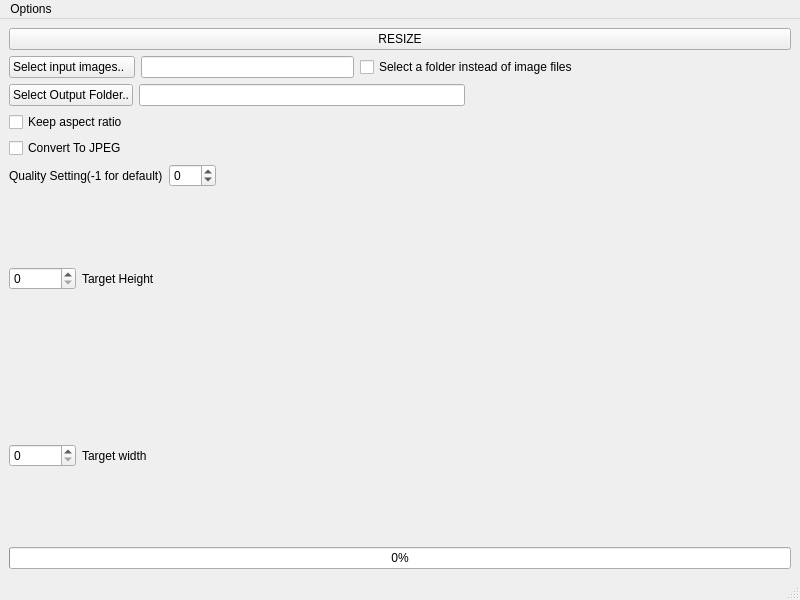
<?xml version="1.0" encoding="UTF-8"?>
<ui version="4.0">
 <class>MainWindow</class>
 <widget class="QMainWindow" name="MainWindow">
  <property name="geometry">
   <rect>
    <x>0</x>
    <y>0</y>
    <width>800</width>
    <height>600</height>
   </rect>
  </property>
  <property name="windowTitle">
   <string>QResizer, by George</string>
  </property>
  <widget class="QWidget" name="centralwidget">
   <layout class="QVBoxLayout" name="verticalLayout_2">
    <item>
     <layout class="QVBoxLayout" name="verticalLayout">
      <item>
       <layout class="QHBoxLayout" name="horizontalLayout_6">
        <item>
         <widget class="QPushButton" name="pushButton_Resize">
          <property name="text">
           <string>RESIZE</string>
          </property>
         </widget>
        </item>
       </layout>
      </item>
      <item>
       <layout class="QHBoxLayout" name="horizontalLayout">
        <item>
         <widget class="QPushButton" name="pushButton_selectImages">
          <property name="text">
           <string>Select input images..  </string>
          </property>
         </widget>
        </item>
        <item>
         <widget class="QLineEdit" name="lineEdit_selectImages"/>
        </item>
        <item>
         <widget class="QCheckBox" name="checkBox_useInputFolder">
          <property name="text">
           <string>Select a folder instead of image files</string>
          </property>
         </widget>
        </item>
        <item>
         <spacer name="horizontalSpacer">
          <property name="orientation">
           <enum>Qt::Horizontal</enum>
          </property>
          <property name="sizeHint" stdset="0">
           <size>
            <width>40</width>
            <height>20</height>
           </size>
          </property>
         </spacer>
        </item>
       </layout>
      </item>
      <item>
       <layout class="QHBoxLayout" name="horizontalLayout_2">
        <item>
         <widget class="QPushButton" name="pushButton_selectOutputFolder">
          <property name="text">
           <string>Select Output Folder..</string>
          </property>
         </widget>
        </item>
        <item>
         <widget class="QLineEdit" name="lineEdit_selectOutputFolder"/>
        </item>
        <item>
         <spacer name="horizontalSpacer_2">
          <property name="orientation">
           <enum>Qt::Horizontal</enum>
          </property>
          <property name="sizeHint" stdset="0">
           <size>
            <width>40</width>
            <height>20</height>
           </size>
          </property>
         </spacer>
        </item>
       </layout>
      </item>
      <item>
       <layout class="QHBoxLayout" name="horizontalLayout_3">
        <item>
         <layout class="QVBoxLayout" name="verticalLayout_3">
          <item>
           <widget class="QCheckBox" name="checkBox_keepAspectRatio">
            <property name="text">
             <string>Keep aspect ratio</string>
            </property>
           </widget>
          </item>
          <item>
           <layout class="QHBoxLayout" name="horizontalLayout_7">
            <item>
             <widget class="QCheckBox" name="checkBox_convertToJPEG">
              <property name="text">
               <string>Convert To JPEG</string>
              </property>
             </widget>
            </item>
            <item>
             <spacer name="horizontalSpacer_5">
              <property name="orientation">
               <enum>Qt::Horizontal</enum>
              </property>
              <property name="sizeHint" stdset="0">
               <size>
                <width>40</width>
                <height>20</height>
               </size>
              </property>
             </spacer>
            </item>
           </layout>
          </item>
          <item>
           <layout class="QHBoxLayout" name="horizontalLayout_8">
            <item>
             <widget class="QLabel" name="label_3">
              <property name="text">
               <string>Quality Setting(-1 for default)</string>
              </property>
             </widget>
            </item>
            <item>
             <widget class="QSpinBox" name="spinBox_qualitySetting">
              <property name="minimum">
               <number>-1</number>
              </property>
              <property name="maximum">
               <number>100</number>
              </property>
             </widget>
            </item>
            <item>
             <spacer name="horizontalSpacer_6">
              <property name="orientation">
               <enum>Qt::Horizontal</enum>
              </property>
              <property name="sizeHint" stdset="0">
               <size>
                <width>40</width>
                <height>20</height>
               </size>
              </property>
             </spacer>
            </item>
           </layout>
          </item>
          <item>
           <layout class="QHBoxLayout" name="horizontalLayout_4">
            <item>
             <widget class="QSpinBox" name="spinBox_targetHeight">
              <property name="maximum">
               <number>9999999</number>
              </property>
             </widget>
            </item>
            <item>
             <widget class="QLabel" name="label">
              <property name="text">
               <string>Target Height</string>
              </property>
             </widget>
            </item>
            <item>
             <spacer name="horizontalSpacer_3">
              <property name="orientation">
               <enum>Qt::Horizontal</enum>
              </property>
              <property name="sizeHint" stdset="0">
               <size>
                <width>40</width>
                <height>20</height>
               </size>
              </property>
             </spacer>
            </item>
           </layout>
          </item>
          <item>
           <layout class="QHBoxLayout" name="horizontalLayout_5">
            <item>
             <widget class="QSpinBox" name="spinBox_targetWidth">
              <property name="maximum">
               <number>9999999</number>
              </property>
             </widget>
            </item>
            <item>
             <widget class="QLabel" name="label_2">
              <property name="text">
               <string>Target width</string>
              </property>
             </widget>
            </item>
            <item>
             <spacer name="horizontalSpacer_4">
              <property name="orientation">
               <enum>Qt::Horizontal</enum>
              </property>
              <property name="sizeHint" stdset="0">
               <size>
                <width>40</width>
                <height>20</height>
               </size>
              </property>
             </spacer>
            </item>
           </layout>
          </item>
         </layout>
        </item>
       </layout>
      </item>
      <item>
       <widget class="QProgressBar" name="progressBar_converting">
        <property name="value">
         <number>0</number>
        </property>
       </widget>
      </item>
     </layout>
    </item>
   </layout>
  </widget>
  <widget class="QMenuBar" name="menubar">
   <property name="geometry">
    <rect>
     <x>0</x>
     <y>0</y>
     <width>800</width>
     <height>21</height>
    </rect>
   </property>
   <widget class="QMenu" name="menuOptions">
    <property name="title">
     <string>Options</string>
    </property>
    <addaction name="actionImage_Extensions"/>
   </widget>
   <addaction name="menuOptions"/>
  </widget>
  <widget class="QStatusBar" name="statusbar"/>
  <action name="actionImage_Extensions">
   <property name="text">
    <string>Image Extensions</string>
   </property>
  </action>
 </widget>
 <resources/>
 <connections/>
</ui>
